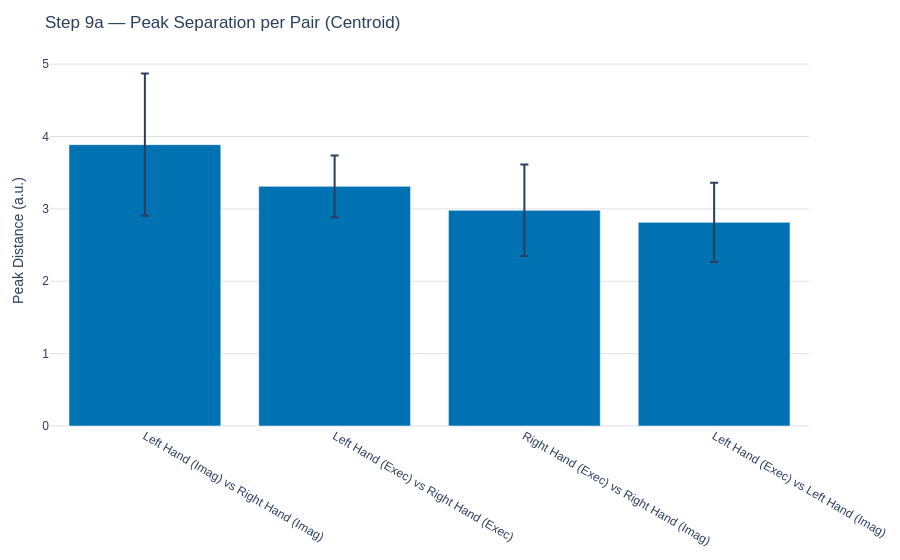

The notebook cell saved with this chart:
### Code cell
# ==============================================================================
# 2. Plot Peak Separation Bar Charts
# ==============================================================================

# ------------------------------------------------------------------------------
# A. Centroid (Euclidean) Peak Separation
# ------------------------------------------------------------------------------
_peak_mask_cent = (df_sep['method'] == 'centroid') & (df_sep['metric'] == 'peak_separation')
# Use 'sem' (Standard Error of the Mean) for publication-ready error bars!
peak_by_pair_cent = df_sep.loc[_peak_mask_cent].groupby('pair_name')['value'].agg(['mean', 'sem'])

fig_peak_cent = plot_bar(
    scores=peak_by_pair_cent['mean'],
    errors=peak_by_pair_cent['sem'],
    title='Step 9a — Peak Separation per Pair (Centroid)',
    yaxis_title='Peak Distance (a.u.)',
)
fig_peak_cent.show()


# ------------------------------------------------------------------------------
# B. Mahalanobis Peak Separation
# ------------------------------------------------------------------------------
_peak_mask_mah = (df_sep['method'] == 'mahalanobis') & (df_sep['metric'] == 'peak_separation')
peak_by_pair_mah = df_sep.loc[_peak_mask_mah].groupby('pair_name')['value'].agg(['mean', 'sem'])

fig_peak_mah = plot_bar(
    scores=peak_by_pair_mah['mean'],
    errors=peak_by_pair_mah['sem'],
    title='Step 9b — Peak Separation per Pair (Mahalanobis)',
    yaxis_title='Mahalanobis Distance (D)',
)
fig_peak_mah.show()

### Figure 1 — Plotly figure (JSON) as saved in the notebook; plotly's stock layout.template omitted (floating-point values rounded to 4 significant figures)
{"data": [{"error_y": {"array": [0.9826, 0.4269, 0.6332, 0.5472], "type": "data", "visible": true}, "marker": {"color": "#0072B2"}, "type": "bar", "x": ["Left Hand (Imag) vs Right Hand (Imag)", "Left Hand (Exec) vs Right Hand (Exec)", "Right Hand (Exec) vs Right Hand (Imag)", "Left Hand (Exec) vs Left Hand (Imag)"], "y": [3.887, 3.311, 2.981, 2.814]}], "layout": {"margin": {"b": 50, "l": 50, "r": 40, "t": 55}, "title": {"text": "Step 9a — Peak Separation per Pair (Centroid)"}, "yaxis": {"title": {"text": "Peak Distance (a.u.)"}}}}
